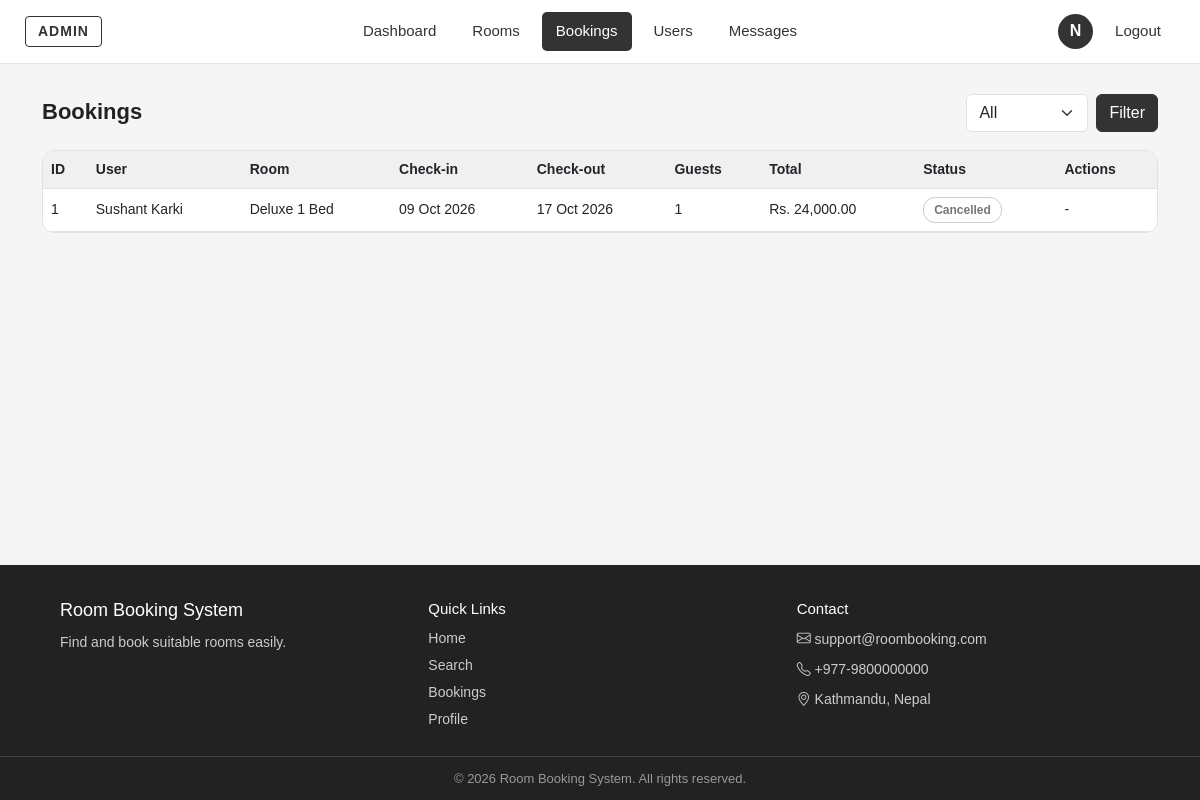
Screenshot of /Admins/manage_bookings.php (signed in) with the database file from the repository.
### tables this page shows
CREATE TABLE `bookings` (
  `booking_id` int(11) NOT NULL,
  `user_id` int(11) NOT NULL,
  `room_id` int(11) NOT NULL,
  `booking_date` date NOT NULL,
  `start_time` time NOT NULL,
  `end_time` time NOT NULL,
  `check_in_date` date DEFAULT NULL,
  `check_out_date` date DEFAULT NULL,
  `guests` int(11) DEFAULT NULL,
  `total_price` decimal(10,2) DEFAULT NULL,
  `purpose` varchar(255) DEFAULT NULL,
  `booking_status` enum('Pending','Approved','Cancelled') DEFAULT 'Pending',
  `created_at` timestamp NOT NULL DEFAULT current_timestamp()
);

CREATE TABLE `users` (
  `user_id` int(11) NOT NULL,
  `full_name` varchar(100) NOT NULL,
  `email` varchar(100) NOT NULL,
  `password` varchar(255) NOT NULL,
  `phone` varchar(20) DEFAULT NULL,
  `created_at` timestamp NOT NULL DEFAULT current_timestamp()
);

CREATE TABLE `rooms` (
  `room_id` int(11) NOT NULL,
  `room_name` varchar(100) NOT NULL,
  `room_type` varchar(50) DEFAULT NULL,
  `capacity` int(11) NOT NULL,
  `price_per_night` decimal(10,2) NOT NULL DEFAULT 0.00,
  `location` varchar(100) DEFAULT NULL,
  `description` text DEFAULT NULL,
  `image` varchar(255) DEFAULT NULL,
  `status` enum('Available','Booked','Maintenance') DEFAULT 'Available',
  `created_at` timestamp NOT NULL DEFAULT current_timestamp()
);

### Admins/manage_bookings.php (the view, shortened to what this page needs)
<?php
include "admin_header.php";
$allowed_filters = ['Pending', 'Approved', 'Cancelled'];
$filter = '';
if (!in_array($filter, $allowed_filters)) {
    $filter = '';
}
$sql = "SELECT b.booking_id, u.full_name, r.room_name, b.check_in_date, b.check_out_date,
               b.guests, b.total_price, b.booking_status
        FROM bookings b
        JOIN users u ON b.user_id = u.user_id
        JOIN rooms r ON b.room_id = r.room_id";
if ($filter != '') {
    $stmt = mysqli_prepare($conn, $sql . " WHERE b.booking_status = ? ORDER BY b.booking_id DESC");
    mysqli_stmt_bind_param($stmt, "s", $filter);
} else {
    $stmt = mysqli_prepare($conn, $sql . " ORDER BY b.booking_id DESC");
}
mysqli_stmt_execute($stmt);
$bookings = mysqli_stmt_get_result($stmt);
?>
<div class="page-top">
    <h1 class="page-title">Bookings</h1>
    <form method="GET" action="manage_bookings.php" class="d-flex gap-2">
        <select name="status" class="form-select">
            <option value="">All</option>
        </select>
        <button type="submit" class="btn btn-dark">Filter</button>
    </form>
</div>
<div class="table-box">
    <table class="table align-middle">
        <thead>
            <tr>
                <th>ID</th>
                <th>User</th>
                <th>Room</th>
                <th>Check-in</th>
                <th>Check-out</th>
                <th>Guests</th>
                <th>Total</th>
                <th>Status</th>
                <th>Actions</th>
            </tr>
        </thead>
        <tbody>
        <?php if (mysqli_num_rows($bookings) > 0) { ?>
            <?php while ($b = mysqli_fetch_assoc($bookings)) { ?>
            <tr>
                <td><?php echo (int) $b['booking_id']; ?></td>
                <td><?php echo htmlspecialchars($b['full_name']); ?></td>
                <td><?php echo htmlspecialchars($b['room_name']); ?></td>
                <td><?php echo $b['check_in_date'] ? date('d M Y', strtotime($b['check_in_date'])) : '-'; ?></td>
                <td><?php echo $b['check_out_date'] ? date('d M Y', strtotime($b['check_out_date'])) : '-'; ?></td>
                <td><?php echo $b['guests'] !== null ? (int) $b['guests'] : '-'; ?></td>
                <td><?php echo $b['total_price'] !== null ? 'Rs. ' . number_format($b['total_price'], 2) : '-'; ?></td>
                <td>
                    <span class="status-badge status-<?php echo strtolower($b['booking_status']); ?>">
                        <?php echo htmlspecialchars($b['booking_status']); ?>
                    </span>
                </td>
                <td class="text-nowrap">
                    <?php if ($b['booking_status'] != 'Cancelled') { ?>
                        <form method="POST" action="manage_bookings.php" class="d-inline"
                              onsubmit="return confirm('Cancel this booking?');">
                            <input type="hidden" name="booking_id" value="<?php echo (int) $b['booking_id']; ?>">
                            <input type="hidden" name="filter" value="<?php echo htmlspecialchars($filter); ?>">
                            <button type="submit" name="action" value="cancel" class="btn btn-outline-dark btn-sm">Cancel</button>
                        </form>
                    <?php } else { ?>
                        -
                    <?php } ?>
                </td>
            </tr>
            <?php } ?>
        <?php } else { ?>
            <tr><td colspan="9" class="text-center text-muted">No bookings found.</td></tr>
        <?php } ?>
        </tbody>
    </table>
</div>
</div>
<?php $base = "../"; include "../Footer.php"; ?>
</body>
</html>

### Admins/admin.css (style rules this page uses)
body { font-family: Arial, sans-serif; background: #f5f5f5; color: #222222; min-height: 100vh; display: flex; flex-direction: column; }
.page-top { display: flex; justify-content: space-between; align-items: center; flex-wrap: wrap; gap: 10px; margin-bottom: 18px; }
.page-title { font-size: 22px; font-weight: bold; margin: 0; }
.box, .summary-card, .table-box, .admin-room-card { background: #fff; border: 1px solid #e2e2e2; border-radius: 12px; }
.table-box { overflow-x: auto; }
.table-box table { margin: 0; }
.table-box th { background: #f0f0f0; font-size: 14px; white-space: nowrap; }
.table-box td { font-size: 14px; }
.status-badge { display: inline-block; padding: 3px 10px; border-radius: 12px; font-size: 12px; font-weight: bold; }
.status-cancelled, .status-maintenance { background: #fff; color: #777; border: 1px solid #ccc; }
.btn-dark { --bs-btn-bg: #333; --bs-btn-border-color: #333; --bs-btn-hover-bg: #555; --bs-btn-hover-border-color: #555; --bs-btn-active-bg: #555; --bs-btn-active-border-color: #555; }

### rows the page displays
bookings: booking_id "1", user.full_name "Sushant Karki", room.room_name "Deluxe 1 Bed", check_in_date "09 Oct 2026", check_out_date "17 Oct 2026", guests "1", total_price "24,000.00", booking_status "Cancelled"

### other values shown
$first_letter "N"
